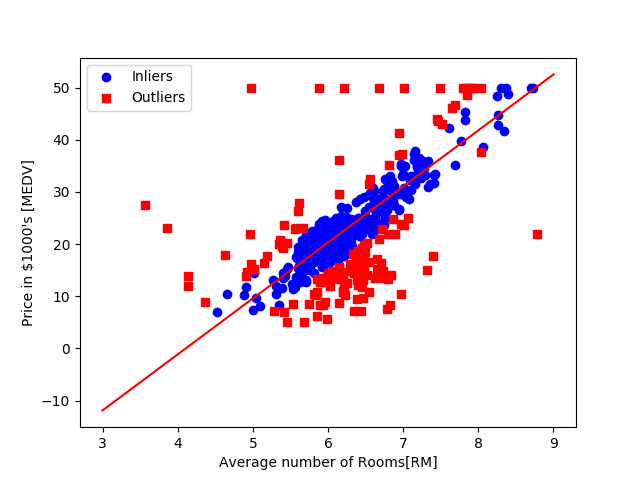

Python code for this plot:
from sklearn.linear_model import LinearRegression, RANSACRegressor
from LinearRegression import LinearRegressionGD, get_data, lin_regplot
import numpy as np
import matplotlib.pyplot as plt

df = get_data()
X = df[['RM']].values
y = df['MEDV'].values

ransac = RANSACRegressor(LinearRegression(),
                         max_trials=150,
                         min_samples=50,
                         residual_metric=lambda x:
                         np.sum(np.abs(x), axis=1),
                         residual_threshold=5.0,
                         random_state=0)
ransac.fit(X, y)

inlier_mask = ransac.inlier_mask_
outlier_mask = np.logical_not(inlier_mask)

line_X = np.arange(3, 10, 1)
line_y_ransac = ransac.predict(line_X[:, np.newaxis])
plt.scatter(X[inlier_mask], y[inlier_mask], c='b', marker='o', label='Inliers')
plt.scatter(X[outlier_mask], y[outlier_mask],
            c='r', marker='s', label='Outliers')
plt.plot(line_X, line_y_ransac, color='red')
plt.xlabel('Average number of Rooms[RM]')
plt.ylabel('Price in $1000\'s [MEDV]')
plt.legend(loc='upper left')
plt.show()
